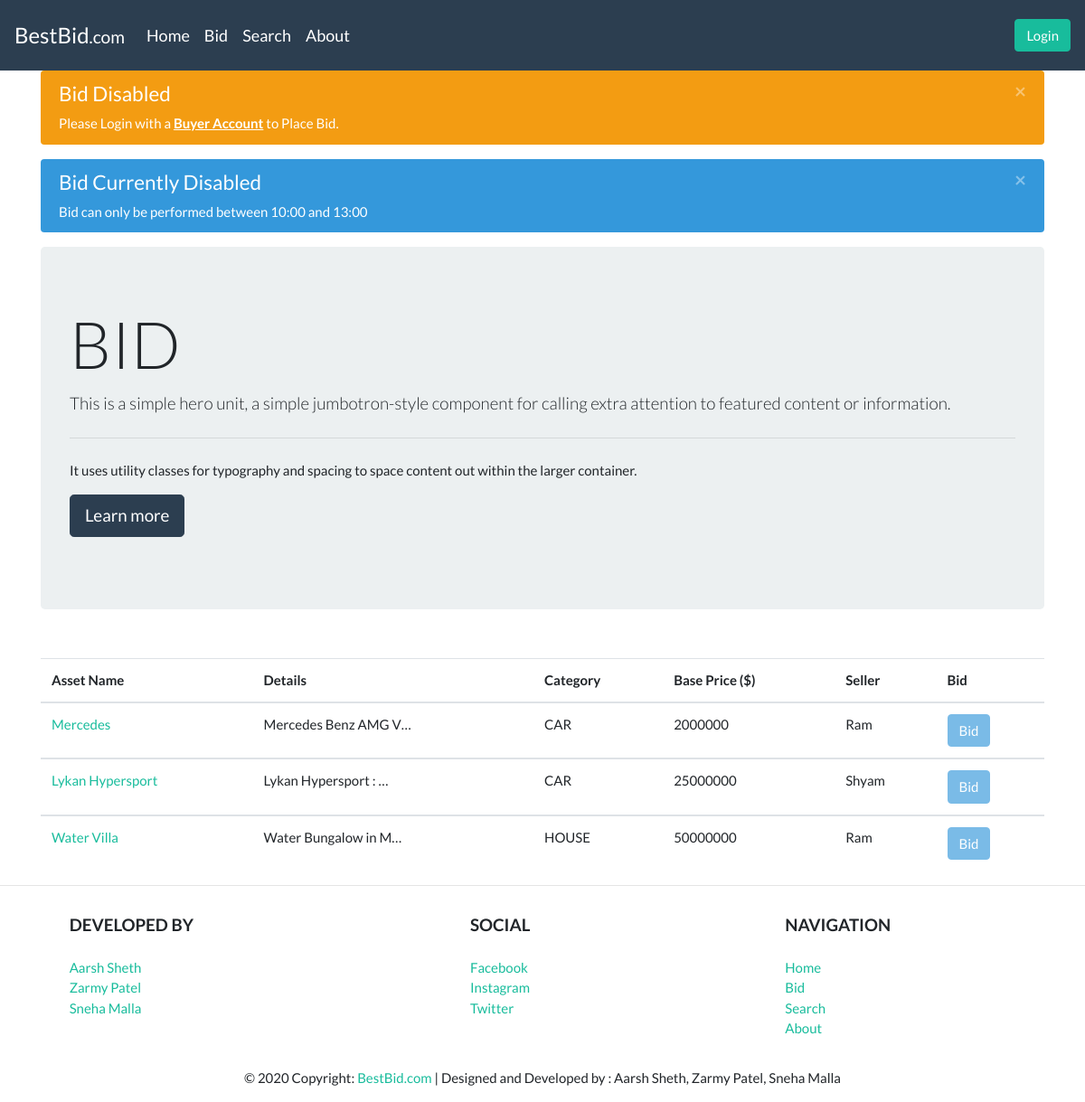
Before: /bid/ with the older database file.
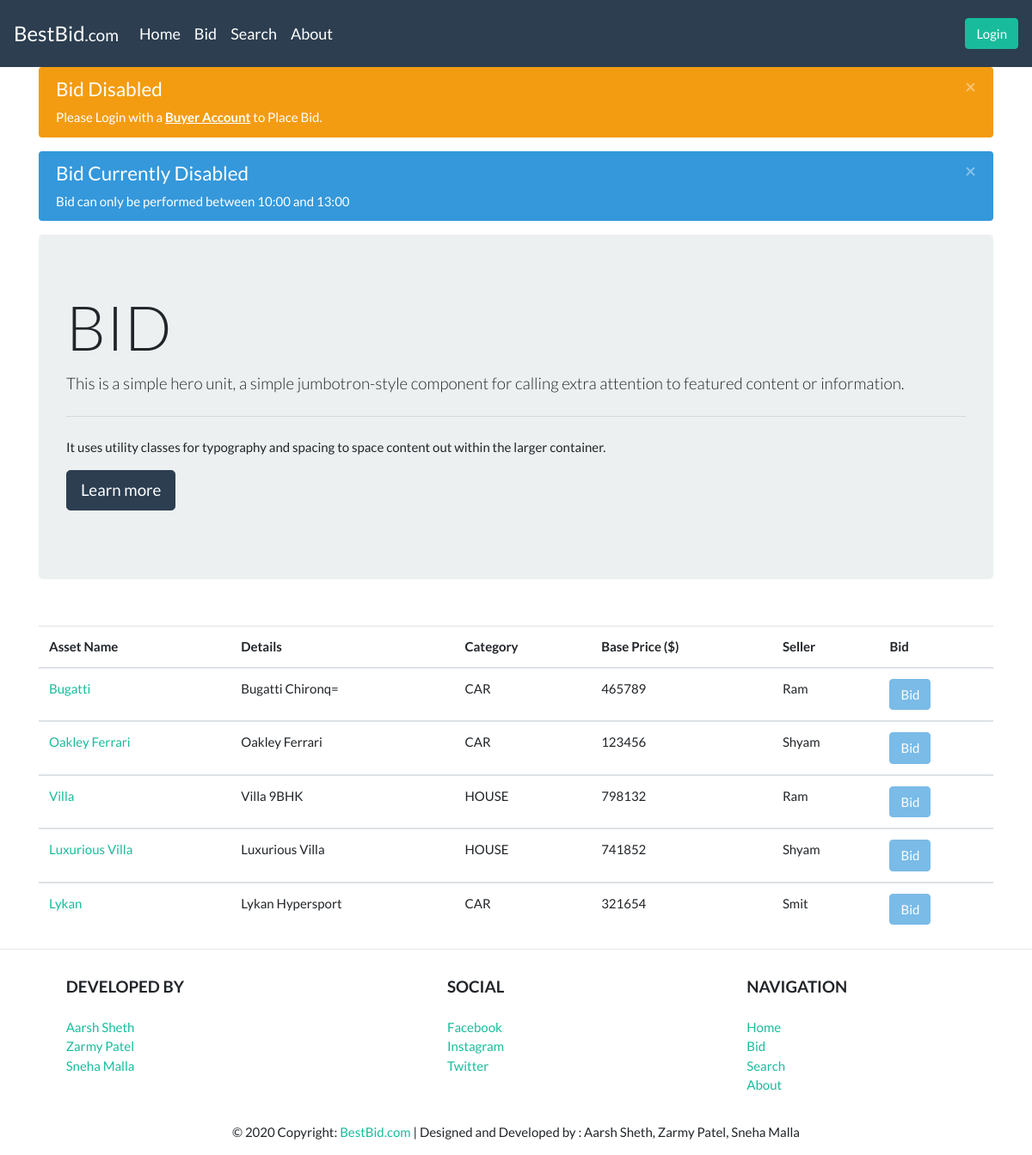
After: the same page with the newer database file.
### bidding/models.py (models this page shows, shortened)
class Asset(models.Model):
	CATEGORY = (
				('CAR', 'CAR'),
				('HOUSE', 'HOUSE')
				)
	name = models.CharField(max_length=50, blank=False)
	baseprice = models.DecimalField(max_digits=9, decimal_places=0, blank=False)
	image = models.ImageField(upload_to='uploads/', blank=False)
	category = models.CharField(max_length=5, choices=CATEGORY, blank=False)
	details = models.CharField(max_length=500, blank=False)# , widget=forms.Textarea)
	seller = models.ForeignKey(Seller, null=True, on_delete=models.SET_NULL, blank=False)
	sold = models.BooleanField(default=False)
	def get_abs_url(self):
		return reverse("asset", kwargs={"id" : self.id})

class Seller(models.Model):
	name = models.CharField(max_length=50, blank=False)
	email = models.EmailField(unique=True, blank=False)
	password = models.CharField(max_length=50, blank=False)
	contact = models.DecimalField(max_digits=10, decimal_places=0, default=0, blank=False)

### bidding/views.py (the view)
# urls.py: url(r'^bid/$', views.bid, name='bid'),
def bid(request):
	auctioned = AuctionedAsset.objects.all()
	assets = Asset.objects.exclude(sold__in=auctioned)
	now = datetime.datetime.now()
	print(now.hour)
	allow_bid = False
	if now.hour in range(10, 14):
		allow_bid = True
	about_to_end = False
	if	now.hour == 12 and now.minute > 50:
		about_to_end = True
	context = {
		'assets' : assets,
		'allow_bid' : allow_bid,
		'about_to_end' : about_to_end
	}
	return render(request, 'bidding/bid.html', context)

### bidding/templates/bidding/bid.html (shortened to what this page needs)
{% extends 'base.html' %}
{% load static %}
			{% block body %}
				<div class="container">
					<div>
						{% if request.session.user_type != 'buyer' %}
							<div class="alert alert-dismissible alert-warning">
								<button type="button" class="close" data-dismiss="alert">&times;</button>
								<h4 class="alert-heading">Bid Disabled</h4>
								<p class="mb-0">Please Login with a <a href="{% url 'buyer_login' %}" class="alert-link">Buyer Account</a> to Place Bid.</p>
							</div>
						{% endif %}
						{% if not allow_bid %}
							<div class="alert alert-dismissible alert-info">
								<button type="button" class="close" data-dismiss="alert">&times;</button>
								<h4 class="alert-heading">Bid Currently Disabled</h4>
								<p class="mb-0">Bid can only be performed between 10:00 and 13:00</p>
							</div>
						{% endif %}
					</div>
					<div class="jumbotron">
						<h1 class="display-3">BID</h1>
						<p class="lead">This is a simple hero unit, a simple jumbotron-style component for calling extra attention to featured content or information.</p>
						<hr class="my-4">
						<p>It uses utility classes for typography and spacing to space content out within the larger container.</p>
						<p class="lead">
							<a class="btn btn-primary btn-lg" href="#" role="button">Learn more</a>
						</p>
					</div>
					<br>
					{% if assets %}
						<table class="table table-hover center">
							<thead>
								<tr>
									<th scope="col">Asset Name</th>
									<th scope="col">Details</th>
									<th scope="col">Category</th>
									<th scope="col">Base Price ($)</th>
									<th scope="col">Seller</th>
									<th scope="col">Bid</th>
								</tr>
							</thead>
							{% for asset in assets %}
								<tbody>
									<tr class="table">
										<td><a href="{{ asset.get_abs_url }}">{{ asset.name }}</a></td>
										<td>{{ asset.details|truncatechars:20 }}</td>
										<td>{{ asset.category }}</td>
										<td>{{ asset.baseprice }}</td>
										<td>{{ asset.seller.name|title }}</td>
										<td>
											<button class="btn btn-info" href="{{ asset.get_abs_url }}" value="Bid"
												{% if request.session.user_type != 'buyer'%}
													disabled ="true" aria-disabled="true"
												{% endif %}
												{% if not allow_bid %}
													disabled ="true" aria-disabled="true"
												{% endif %}
												>
												Bid
											</button>
										</td>
									</tr>
								</tbody>
							{% endfor %}
						</table>
					{% endif %}
				</div>
			{% endblock %}

Changed rows visible on the page:
changed Asset: name "Mercedes" → "Bugatti"; details "Mercedes Benz AMG V…" → "Bugatti Chironq="; baseprice "2000000" → "465789"
changed Asset: name "Lykan Hypersport" → "Oakley Ferrari"; details "Lykan Hypersport : …" → "Oakley Ferrari"; baseprice "25000000" → "123456"
changed Asset: name "Water Villa" → "Villa"; details "Water Bungalow in M…" → "Villa 9BHK"; baseprice "50000000" → "798132"
added Asset: name "Luxurious Villa", details "Luxurious Villa", category "HOUSE", baseprice "741852", seller.name "Shyam"
added Asset: name "Lykan", details "Lykan Hypersport", category "CAR", baseprice "321654", seller.name "Smit"
